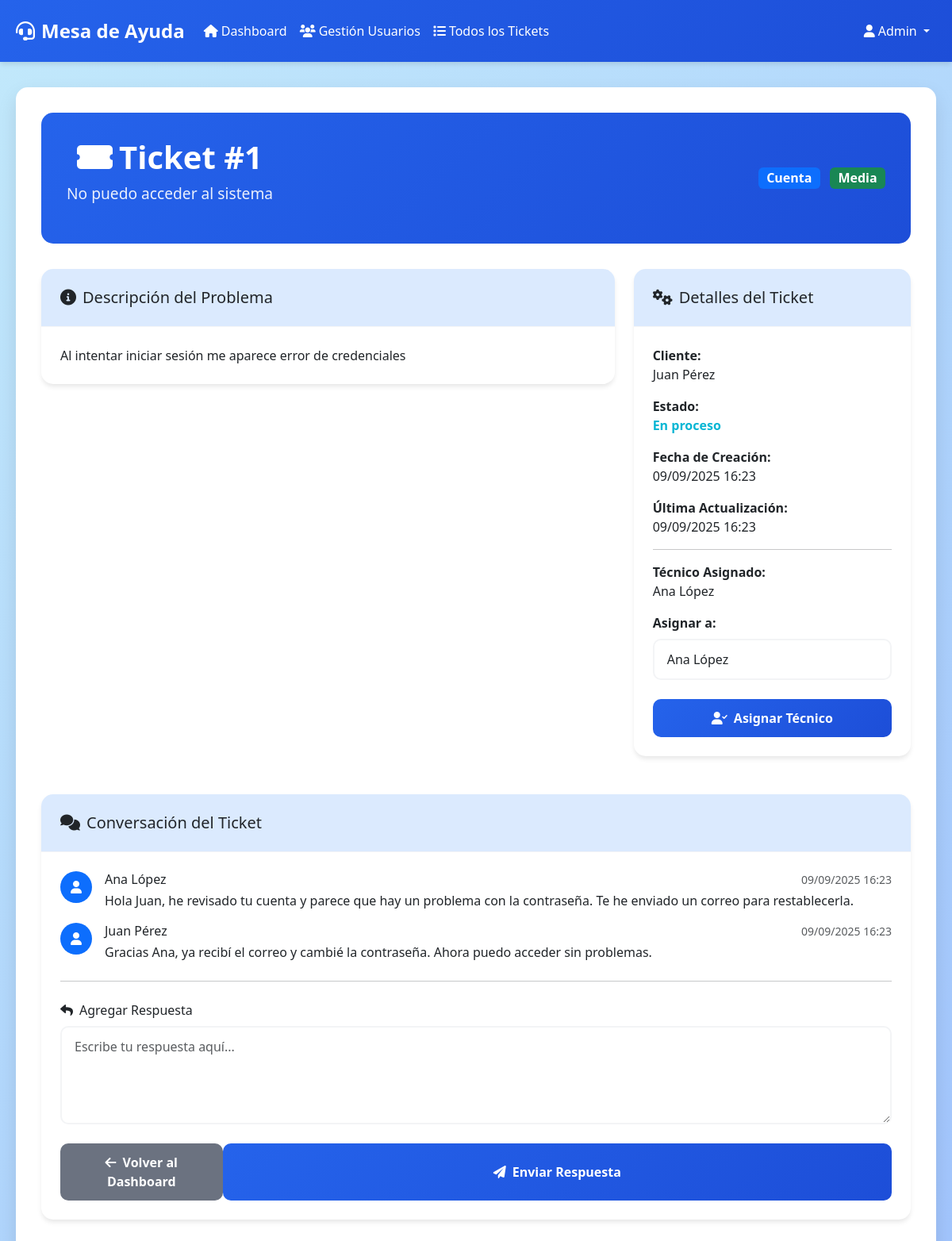
/ver_ticket.php?id=1 (signed in), run on the app's committed database.
### tables this page shows
CREATE TABLE IF NOT EXISTS tickets (
    id_ticket INT AUTO_INCREMENT PRIMARY KEY,
    id_usuario INT NOT NULL,
    asunto VARCHAR(255) NOT NULL,
    descripcion TEXT NOT NULL,
    categoria VARCHAR(50) NOT NULL,
    prioridad ENUM('Baja', 'Media', 'Alta', 'Urgente') DEFAULT 'Media',
    estado ENUM('Pendiente', 'En proceso', 'Resuelto', 'Cerrado usuario', 'Cerrado automático') DEFAULT 'Pendiente',
    fecha_creacion DATETIME DEFAULT CURRENT_TIMESTAMP,
    fecha_ultima_actualizacion DATETIME DEFAULT CURRENT_TIMESTAMP ON UPDATE CURRENT_TIMESTAMP,
    fecha_resolucion DATETIME NULL,
    id_tecnico_asignado INT NULL,
    FOREIGN KEY (id_usuario) REFERENCES usuarios(id_usuario) ON DELETE CASCADE,
    FOREIGN KEY (id_tecnico_asignado) REFERENCES usuarios(id_usuario) ON DELETE SET NULL
);

CREATE TABLE IF NOT EXISTS usuarios (
    id_usuario INT AUTO_INCREMENT PRIMARY KEY,
    nombre VARCHAR(100) NOT NULL,
    correo VARCHAR(100) NOT NULL UNIQUE,
    contrasena VARCHAR(255) NOT NULL,
    rol ENUM('cliente', 'tecnico', 'admin') DEFAULT 'cliente',
    fecha_registro TIMESTAMP DEFAULT CURRENT_TIMESTAMP,
    activo BOOLEAN DEFAULT TRUE
);

CREATE TABLE IF NOT EXISTS respuestas (
    id_respuesta INT AUTO_INCREMENT PRIMARY KEY,
    id_ticket INT NOT NULL,
    id_usuario INT NOT NULL,
    mensaje TEXT NOT NULL,
    fecha_respuesta DATETIME DEFAULT CURRENT_TIMESTAMP,
    es_interna BOOLEAN DEFAULT FALSE,
    FOREIGN KEY (id_ticket) REFERENCES tickets(id_ticket) ON DELETE CASCADE,
    FOREIGN KEY (id_usuario) REFERENCES usuarios(id_usuario) ON DELETE CASCADE
);

### ver_ticket.php (the view, shortened to what this page needs)
<?php
require_once 'conexion.php';
$usuario_id = $_SESSION['usuario_id'];
$rol = $_SESSION['rol'];
$nombre = $_SESSION['nombre'];
$ticket_id = $_GET['id'];
try {
    if ($rol === 'cliente') {
        $stmt = $pdo->prepare("SELECT t.*, u.nombre as cliente FROM tickets t
                              JOIN usuarios u ON t.id_usuario = u.id_usuario
                              WHERE t.id_ticket = ? AND t.id_usuario = ?");
        $stmt->execute([$ticket_id, $usuario_id]);
    } else {
        $stmt = $pdo->prepare("SELECT t.*, u.nombre as cliente FROM tickets t
                              JOIN usuarios u ON t.id_usuario = u.id_usuario
                              WHERE t.id_ticket = ?");
        $stmt->execute([$ticket_id]);
    }
    $ticket = $stmt->fetch();
$stmt = $pdo->prepare("    SELECT r.*, u.nombre as nombre_usuario
    FROM respuestas r
    JOIN usuarios u ON r.id_usuario = u.id_usuario
    WHERE r.id_ticket = ?
    ORDER BY r.fecha_respuesta ASC");
$stmt->execute([$ticket_id]);
$respuestas = $stmt->fetchAll();
} catch(PDOException $e) {
    header('Location: dashboard.php');
    exit();
}
$tecnicos = [];
if ($rol === 'admin') {
    try {
        $stmt = $pdo->prepare("SELECT id_usuario, nombre FROM usuarios WHERE rol = 'tecnico' AND activo = TRUE");
        $stmt->execute();
        $tecnicos = $stmt->fetchAll();
    } catch (PDOException $e) {
        $error = 'Error al cargar la lista de técnicos.';
    }
}
?>
<!DOCTYPE html>
<html lang="es">
<head>
    <link href="https://cdn.jsdelivr.net/npm/bootstrap@5.3.0/dist/css/bootstrap.min.css" rel="stylesheet">
    <link href="https://cdnjs.cloudflare.com/ajax/libs/font-awesome/6.0.0/css/all.min.css" rel="stylesheet">
    <link href="estilos.css" rel="stylesheet">
</head>
<body>
    <nav class="navbar navbar-expand-lg">
        <div class="container">
            <a class="navbar-brand" href="dashboard.php">
                <i class="fas fa-headset me-2"></i>Mesa de Ayuda
            </a>
            <div class="collapse navbar-collapse" id="navbarNav">
                <ul class="navbar-nav me-auto">
                    <li class="nav-item">
                        <a class="nav-link" href="dashboard.php">
                            <i class="fas fa-home me-1"></i>Dashboard
                        </a>
                    </li>
                    <?php if ($rol === 'cliente'): ?>
                        <li class="nav-item">
                            <a class="nav-link" href="crear_ticket.php">
                                <i class="fas fa-plus me-1"></i>Nuevo Ticket
                            </a>
                        </li>
                        <li class="nav-item">
                            <a class="nav-link" href="mis_tickets.php">
                                <i class="fas fa-ticket-alt me-1"></i>Mis Tickets
                            </a>
                        </li>
                    <?php elseif ($rol === 'admin'): ?>
                        <li class="nav-item">
                            <a class="nav-link" href="gestion_usuarios.php">
                                <i class="fas fa-users me-1"></i>Gestión Usuarios
                            </a>
                        </li>
                        <li class="nav-item">
                            <a class="nav-link" href="todos_tickets.php">
                                <i class="fas fa-list me-1"></i>Todos los Tickets
                            </a>
                        </li>
                    <?php endif; ?>
                </ul>
                <ul class="navbar-nav">
                    <li class="nav-item dropdown">
                        <a class="nav-link dropdown-toggle" href="#" id="navbarDropdown" role="button" data-bs-toggle="dropdown">
                            <i class="fas fa-user me-1"></i><?php echo htmlspecialchars($nombre); ?>
                        </a>
                    </li>
                </ul>
            </div>
        </div>
    </nav>
    <div class="container">
        <div class="dashboard-container fade-in">
            <div class="dashboard-header">
                <div class="d-flex justify-content-between align-items-center">
                    <div>
                        <h1 class="dashboard-title">
                            <i class="fas fa-ticket-alt me-2"></i>Ticket #<?php echo $ticket_id; ?>
                        </h1>
                        <p class="dashboard-subtitle"><?php echo htmlspecialchars($ticket['asunto']); ?></p>
                    </div>
                    <div class="text-end">
                        <span class="badge bg-primary fs-6"><?php echo $ticket['categoria']; ?></span>
                        <span class="badge bg-<?php echo $ticket['prioridad'] === 'Urgente' ? 'danger' : ($ticket['prioridad'] === 'Alta' ? 'warning' : 'success'); ?> fs-6 ms-2">
                            <?php echo $ticket['prioridad']; ?>
                        </span>
                    </div>
                </div>
            </div>
            <div class="row mb-4">
                <div class="col-md-8">
                    <div class="card">
                        <div class="card-header">
                            <h5 class="mb-0">
                                <i class="fas fa-info-circle me-2"></i>Descripción del Problema
                            </h5>
                        </div>
                        <div class="card-body">
                            <p class="card-text"><?php echo nl2br(htmlspecialchars($ticket['descripcion'])); ?></p>
                        </div>
                    </div>
                </div>
                <div class="col-md-4">
                    <div class="card">
                        <div class="card-header">
                            <h5 class="mb-0">
                                <i class="fas fa-cogs me-2"></i>Detalles del Ticket
                            </h5>
                        </div>
                        <div class="card-body">
                            <div class="mb-3">
                                <strong>Cliente:</strong><br>
                                <?php echo htmlspecialchars($ticket['cliente']); ?>
                            </div>
                            <div class="mb-3">
                                <strong>Estado:</strong><br>
                                <span id="ticket-status" class="estado-<?php echo str_replace(' ', '-', strtolower($ticket['estado'])); ?>">
                                    <?php echo $ticket['estado']; ?>
                                </span>
                            </div>
                            <div class="mb-3">
                                <strong>Fecha de Creación:</strong><br>
                                <?php echo date('d/m/Y H:i', strtotime($ticket['fecha_creacion'])); ?>
                            </div>
                            <div class="mb-3">
                                <strong>Última Actualización:</strong><br>
                                <span id="last-update"><?php echo date('d/m/Y H:i', strtotime($ticket['fecha_ultima_actualizacion'])); ?></span>
                            </div>
                            <?php if ($rol === 'admin'): ?>
                                <hr>
                                <div class="mb-3">
                                    <strong>Técnico Asignado:</strong><br>
                                    <?php
                                    $nombre_tecnico_asignado = 'Sin asignar';
                                    if ($ticket['id_tecnico_asignado']) {
                                        $stmt_tecnico = $pdo->prepare("SELECT nombre FROM usuarios WHERE id_usuario = ?");
                                        $stmt_tecnico->execute([$ticket['id_tecnico_asignado']]);
                                        $tecnico_actual = $stmt_tecnico->fetch();
                                        if ($tecnico_actual) {
                                            $nombre_tecnico_asignado = $tecnico_actual['nombre'];
                                        }
                                    }
                                    echo htmlspecialchars($nombre_tecnico_asignado);
                                    ?>
                                </div>
                                <form method="POST" action="">
                                    <div class="mb-3">
                                        <label for="id_tecnico" class="form-label"><strong>Asignar a:</strong></label>
                                        <select name="id_tecnico" id="id_tecnico" class="form-control">
                                            <?php foreach ($tecnicos as $tecnico): ?>
                                                <option value="<?php echo $tecnico['id_usuario']; ?>" <?php echo ($ticket['id_tecnico_asignado'] == $tecnico['id_usuario']) ? 'selected' : ''; ?>>
                                                    <?php echo htmlspecialchars($tecnico['nombre']); ?>
                                                </option>
                                            <?php endforeach; ?>
                                        </select>
                                    </div>
                                    <button type="submit" name="asignar_tecnico" class="btn btn-primary w-100">
                                        <i class="fas fa-user-check me-2"></i>Asignar Técnico
                                    </button>
                                </form>
                            <?php endif; ?>
                        </div>
                    </div>
                </div>
            </div>
            <div class="card">
                <div class="card-header">
                    <h5 class="mb-0">
                        <i class="fas fa-comments me-2"></i>Conversación del Ticket
                    </h5>
                </div>
                <div class="card-body">
                    <?php if (empty($respuestas)): ?>
                        <div class="text-center py-4">
                            <i class="fas fa-comment-slash fa-3x text-muted mb-3"></i>
                            <p class="text-muted">No hay respuestas aún. Sé el primero en comentar.</p>
                        </div>
                    <?php else: ?>
                        <?php foreach ($respuestas as $respuesta): ?>
                            <div class="d-flex mb-3">
                                <div class="flex-shrink-0">
                                    <div class="bg-primary text-white rounded-circle d-flex align-items-center justify-content-center"
                                         style="width: 40px; height: 40px;">
                                        <i class="fas fa-user"></i>
                                    </div>
                                </div>
                                <div class="flex-grow-1 ms-3">
                                    <div class="d-flex justify-content-between align-items-center mb-1">
                                        <h6 class="mb-0"><?php echo htmlspecialchars($respuesta['nombre_usuario']); ?></h6>
                                        <small class="text-muted">
                                            <?php echo date('d/m/Y H:i', strtotime($respuesta['fecha_respuesta'])); ?>
                                        </small>
                                    </div>
                                    <p class="mb-0"><?php echo nl2br(htmlspecialchars($respuesta['mensaje'])); ?></p>
                                </div>
                            </div>
                        <?php endforeach; ?>
                    <?php endif; ?>
                    <hr class="my-4">
                    <form method="POST" action="">
                        <div class="mb-3">
                            <label for="mensaje" class="form-label">
                                <i class="fas fa-reply me-2"></i>Agregar Respuesta
                            </label>
                            <textarea class="form-control" id="mensaje" name="mensaje" rows="4"
                                      placeholder="Escribe tu respuesta aquí..." required></textarea>
                        </div>
                        <div class="d-flex justify-content-between">
                            <a href="dashboard.php" class="btn btn-secondary">
                                <i class="fas fa-arrow-left me-2"></i>Volver al Dashboard
                            </a>
                            <button type="submit" class="btn btn-primary">
                                <i class="fas fa-paper-plane me-2"></i>Enviar Respuesta
                            </button>
                        </div>
                    </form>
                </div>
            </div>
        </div>
    </div>
</body>
</html>

### data on the page
tickets: asunto "No puedo acceder al sistema", categoria "Cuenta", prioridad "Media", descripcion "Al intentar iniciar sesión me aparece error de credenciales", id_usuario.nombre "Juan Pérez", estado "En proceso", fecha_creacion "09/09/2025 16:23", fecha_ultima_actualizacion "09/09/2025 16:23", id_tecnico "Ana López"
usuarios: nombre "Ana López"
respuestas: id_usuario.nombre "Ana López", fecha_respuesta "09/09/2025 16:23", mensaje "Hola Juan, he revisado tu cuenta y parece que hay un problema con la contraseña. Te he enviado un correo para restablecerla."
respuestas: id_usuario.nombre "Juan Pérez", fecha_respuesta "09/09/2025 16:23", mensaje "Gracias Ana, ya recibí el correo y cambié la contraseña. Ahora puedo acceder sin problemas."

### other printed values
$nombre "Admin"
$ticket_id "1"
